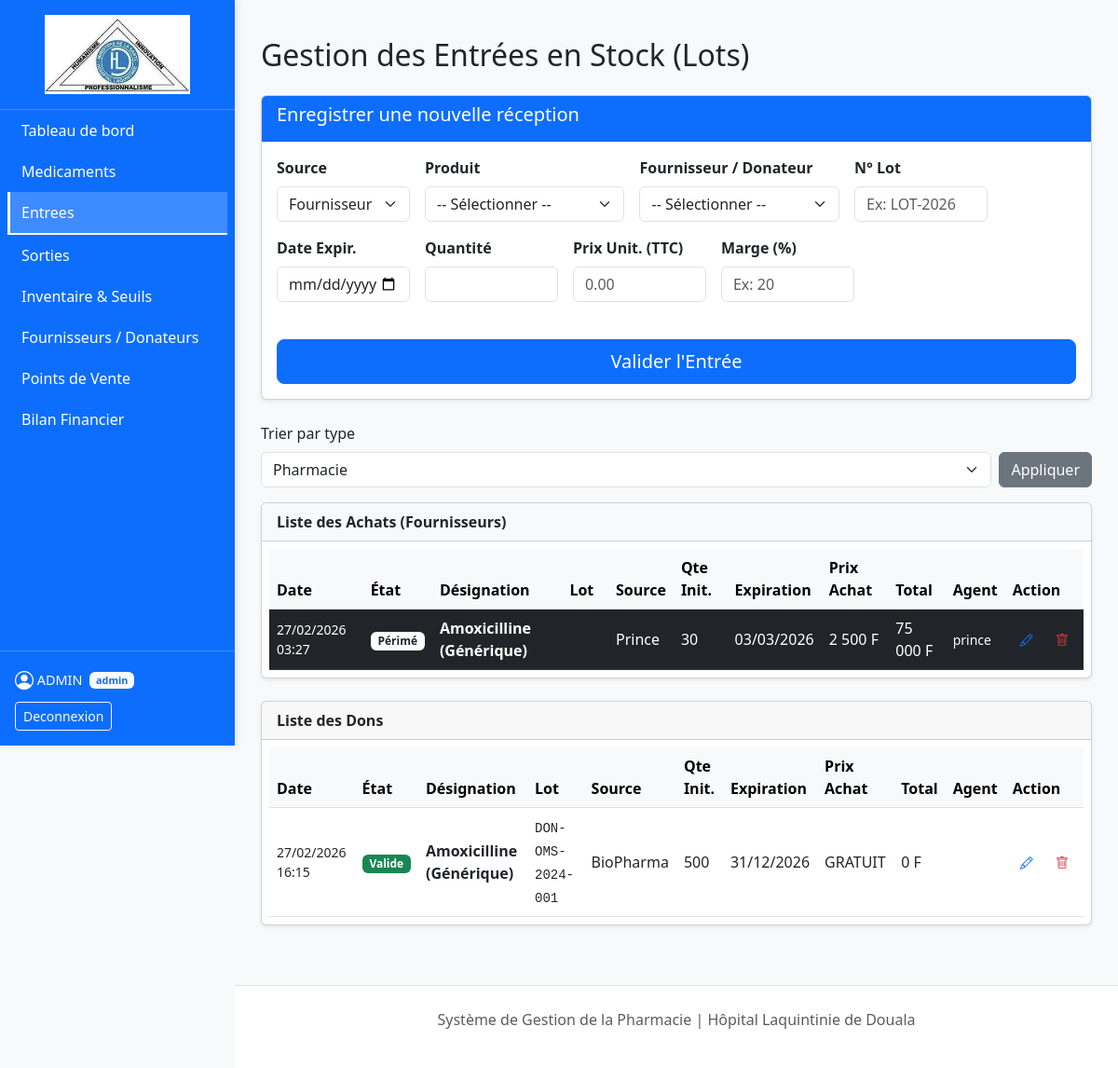
/pages/entrees.php (signed in), run on an earlier commit of the app's database.
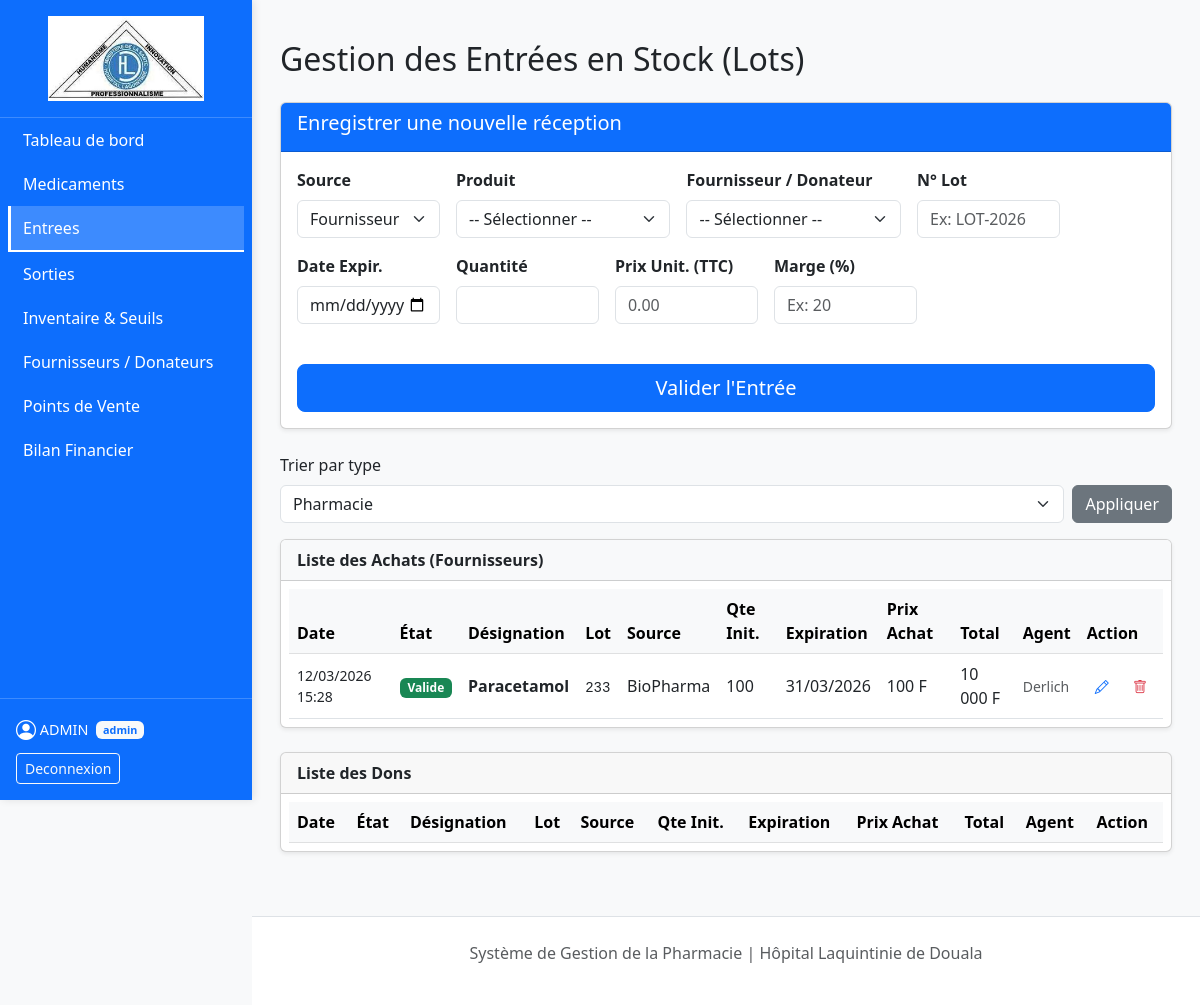
And on a later commit of the database.
### tables this page shows
CREATE TABLE `stock_lots` (
  `id_lot` int(11) NOT NULL,
  `id_produit` int(11) DEFAULT NULL,
  `id_fournisseur` int(11) DEFAULT NULL,
  `source_provenance` enum('Achat','Don') DEFAULT 'Achat',
  `num_lot` varchar(50) NOT NULL,
  `quantite_initiale` int(11) NOT NULL,
  `quantite_actuelle` int(11) NOT NULL,
  `date_expiration` date NOT NULL,
  `prix_achat_ht` decimal(10,2) DEFAULT NULL,
  `prix_achat_ttc` decimal(10,2) DEFAULT NULL,
  `date_enregistrement` timestamp NOT NULL DEFAULT current_timestamp(),
  `id_user` int(11) DEFAULT NULL,
  `prix_unitaire` decimal(10,2) DEFAULT NULL,
  `total_prix` decimal(10,2) DEFAULT NULL
);

CREATE TABLE `produits` (
  `id_produit` int(11) NOT NULL,
  `id_categorie` int(10) UNSIGNED NOT NULL,
  `nom_medicament` varchar(150) NOT NULL,
  `type_produit` enum('Medicament','Laboratoire') DEFAULT 'Medicament',
  `seuil_alerte` int(11) DEFAULT NULL,
  `stock_total` int(11) DEFAULT NULL,
  `marge_pourcentage` decimal(5,2) DEFAULT 20.00,
  `prix_unitaire` decimal(10,2) DEFAULT NULL
);

CREATE TABLE `fournisseurs` (
  `id_fournisseur` int(11) NOT NULL,
  `nom_societe` varchar(150) NOT NULL,
  `contact_nom` varchar(100) DEFAULT NULL,
  `telephone` varchar(20) DEFAULT NULL,
  `email` varchar(100) DEFAULT NULL,
  `est_donateur` tinyint(1) NOT NULL DEFAULT 0
);

CREATE TABLE `utilisateurs` (
  `id_user` int(11) NOT NULL,
  `nom_complet` varchar(100) NOT NULL,
  `username` varchar(50) NOT NULL,
  `password` varchar(255) NOT NULL,
  `role` enum('admin','user') DEFAULT NULL,
  `email` varchar(255) DEFAULT NULL,
  `reset_token_hash` varchar(64) DEFAULT NULL,
  `reset_token_expires_at` datetime DEFAULT NULL
);

### pages/entrees.php (the view, shortened to what the changed rows need)
<?php
require_once '../config/db.php';
$isAdmin = ($_SESSION['role'] === 'admin');
$typeFilter = isset($_GET['type']) && in_array($_GET['type'], ['Pharmacie', 'Laboratoire']) ? $_GET['type'] : 'Pharmacie';
$typeProduit = ($typeFilter === 'Laboratoire') ? 'Laboratoire' : 'Medicament';
$stmt = $pdo->prepare("SELECT l.*, p.nom_medicament, p.type_produit, p.marge_pourcentage, f.nom_societe, u.nom_complet AS utilisateur
                        FROM stock_lots l
                        JOIN produits p ON l.id_produit = p.id_produit
                        JOIN fournisseurs f ON l.id_fournisseur = f.id_fournisseur
                        LEFT JOIN utilisateurs u ON l.id_user = u.id_user
                        WHERE p.type_produit = ?
                        ORDER BY l.id_lot DESC");
$stmt->execute([$typeProduit]);
$entrees = $stmt->fetchAll();
$achats = array_filter($entrees, fn($e) => $e['source_provenance'] !== 'Don');
$dons = array_filter($entrees, fn($e) => $e['source_provenance'] === 'Don');
include '../includes/sidebar.php';
?>
<div class="container-fluid mt-4">
    <h2 class="mb-4">Gestion des Entrées en Stock (Lots)</h2>
    <div class="card shadow-sm mb-4">
        <div class="table-responsive p-2">
            <table class="table table-hover align-middle mb-0">
                <thead class="table-light">
                    <tr>
                        <th>Date</th>
                        <th>État</th>
                        <th>Désignation</th>
                        <th>Lot</th>
                        <th>Source</th>
                        <th>Qte Init.</th>
                        <th>Expiration</th>
                        <th>Prix Achat</th>
                        <th>Total</th>
                        <th>Agent</th>
                        <th>Action</th>
                    </tr>
                </thead>
                <tbody>
                    <?php foreach ($achats as $e): ?>
                        <?php
                        $today = strtotime(date('Y-m-d'));
                        $exp_ts = strtotime($e['date_expiration']);
                        $isExpired = $exp_ts < $today;
                        $isCritical = !$isExpired && $exp_ts <= strtotime('+14 days', $today);
                        if ($isExpired) {
                            $rowClass = 'table-dark text-white';
                            $statusBadge = '<span class="badge bg-white text-dark">Périmé</span>';
                        } elseif ($isCritical) {
                            $rowClass = 'table-warning';
                            $statusBadge = '<span class="badge bg-warning text-dark">Critique</span>';
                        } else {
                            $rowClass = '';
                            $statusBadge = '<span class="badge bg-success">Valide</span>';
                        }
                        ?>
                        <tr class="<?= $rowClass ?>">
                            <td class="small"><?= date('d/m/Y H:i', strtotime($e['date_enregistrement'])) ?></td>
                            <td><?= $statusBadge ?></td>
                            <td>
                                <strong><?= htmlspecialchars($e['nom_medicament']) ?></strong>
                            </td>
                            <td><code class="text-dark"><?= htmlspecialchars($e['num_lot']) ?></code></td>
                            <td><?= htmlspecialchars($e['nom_societe']) ?></td>
                            <td><?= $e['quantite_initiale'] ?></td>
                            <td class="<?= $isExpired ? '' : '' ?>"><?= date('d/m/Y', strtotime($e['date_expiration'])) ?></td>
                            <td><?= number_format($e['prix_achat_ttc'], 0, '.', ' ') . ' F' ?></td>
                            <td><?= number_format($e['prix_achat_ttc'] * $e['quantite_initiale'], 0, '.', ' ') . ' F' ?></td>
                            <td class="<?php echo $isExpired ? 'small text-white' : 'small text-muted'; ?>"><?= htmlspecialchars($e['utilisateur']) ?></td>
                            <td class="text-nowrap">
                                <?php if ($isAdmin): ?>
                                    <button class="btn btn-sm btn-outline-primary me-1 border-0"
                                        data-bs-toggle="modal"
                                        data-bs-target="#modalEditLot"
                                        data-id="<?= $e['id_lot'] ?>"
                                        data-num="<?= htmlspecialchars($e['num_lot']) ?>"
                                        data-exp="<?= $e['date_expiration'] ?>"
                                        data-qte="<?= $e['quantite_initiale'] ?>"
                                        data-prix="<?= $e['prix_achat_ttc'] ?>"
                                        title="Modifier">
                                        <i class="bi bi-pencil"></i>
                                    </button>
                                    <form method="POST" class="d-inline" onsubmit="return confirm('Voulez-vous vraiment supprimer ce lot ?');">
                                        <button type="submit" name="btn_delete_lot" class="btn btn-sm btn-outline-danger border-0"><i class="bi bi-trash"></i></button>
                                    </form>
                                <?php endif; ?>
                            </td>
                        </tr>
                    <?php endforeach; ?>
                </tbody>
            </table>
        </div>
    </div>
    <div class="card shadow-sm">
        <div class="table-responsive p-2">
            <table class="table table-hover align-middle mb-0">
                <thead class="table-light">
                    <tr>
                        <th>Date</th>
                        <th>État</th>
                        <th>Désignation</th>
                        <th>Lot</th>
                        <th>Source</th>
                        <th>Qte Init.</th>
                        <th>Expiration</th>
                        <th>Prix Achat</th>
                        <th>Total</th>
                        <th>Agent</th>
                        <th>Action</th>
                    </tr>
                </thead>
                <tbody>
                    <?php foreach ($dons as $e): ?>
                        <?php
                        $today = strtotime(date('Y-m-d'));
                        $exp_ts = strtotime($e['date_expiration']);
                        $isExpired = $exp_ts < $today;
                        $isCritical = !$isExpired && $exp_ts <= strtotime('+14 days', $today);
                        if ($isExpired) {
                            $rowClass = 'table-dark text-white';
                            $statusBadge = '<span class="badge bg-white text-dark">Périmé</span>';
                        } elseif ($isCritical) {
                            $rowClass = 'table-warning';
                            $statusBadge = '<span class="badge bg-warning text-dark">Critique</span>';
                        } else {
                            $rowClass = '';
                            $statusBadge = '<span class="badge bg-success">Valide</span>';
                        }
                        ?>
                        <tr class="<?= $rowClass ?>">
                            <td class="small"><?= date('d/m/Y H:i', strtotime($e['date_enregistrement'])) ?></td>
                            <td><?= $statusBadge ?></td>
                            <td>
                                <strong><?= htmlspecialchars($e['nom_medicament']) ?></strong>
                            </td>
                            <td><code class="text-dark"><?= htmlspecialchars($e['num_lot']) ?></code></td>
                            <td><?= htmlspecialchars($e['nom_societe']) ?></td>
                            <td><?= $e['quantite_initiale'] ?></td>
                            <td class="<?= $isExpired ? '' : '' ?>"><?= date('d/m/Y', strtotime($e['date_expiration'])) ?></td>
                            <td><span class="">GRATUIT</span></td>
                            <td>0 F</td>
                            <td class="<?php echo $isExpired ? 'small text-white' : 'small text-muted'; ?>"><?= htmlspecialchars($e['utilisateur']) ?></td>
                            <td class="text-nowrap">
                                <?php if ($isAdmin): ?>
                                    <button class="btn btn-sm btn-outline-primary me-1 border-0"
                                        data-bs-toggle="modal"
                                        data-bs-target="#modalEditLot"
                                        data-id="<?= $e['id_lot'] ?>"
                                        data-num="<?= htmlspecialchars($e['num_lot']) ?>"
                                        data-exp="<?= $e['date_expiration'] ?>"
                                        data-qte="<?= $e['quantite_initiale'] ?>"
                                        data-prix="0"
                                        title="Modifier">
                                        <i class="bi bi-pencil"></i>
                                    </button>
                                    <form method="POST" class="d-inline" onsubmit="return confirm('Voulez-vous vraiment supprimer ce lot ?');">
                                        <button type="submit" name="btn_delete_lot" class="btn btn-sm btn-outline-danger border-0"><i class="bi bi-trash"></i></button>
                                    </form>
                                <?php endif; ?>
                            </td>
                        </tr>
                    <?php endforeach; ?>
                </tbody>
            </table>
        </div>
    </div>
</div>
<?php include '../includes/footer.php'; ?>

What changed in the data, as far as the page shows it:
removed stock_lots: date_enregistrement "27/02/2026 03:27", shows "Périmé", id_produit.nom_medicament "Amoxicilline (Générique)", id_fournisseur.nom_societe "Prince", quantite_initiale "30", date_expiration "03/03/2026", prix_achat_ttc "2 500", $e['prix_achat_ttc'] * $e['quantite_initiale'] "75 000", id_user.nom_complet "prince", shown under "Enregistrer une nouvelle réception"
removed stock_lots: date_enregistrement "27/02/2026 16:15", shows "Valide", id_produit.nom_medicament "Amoxicilline (Générique)", num_lot "DON-OMS-2024-001", id_fournisseur.nom_societe "BioPharma", quantite_initiale "500", date_expiration "31/12/2026"
added stock_lots: date_enregistrement "12/03/2026 15:28", shows "Valide", id_produit.nom_medicament "Paracetamol", num_lot "233", id_fournisseur.nom_societe "BioPharma", quantite_initiale "100", date_expiration "31/03/2026", prix_achat_ttc "100", $e['prix_achat_ttc'] * $e['quantite_initiale'] "10 000", id_user.nom_complet "Derlich", shown under "Enregistrer une nouvelle réception"
